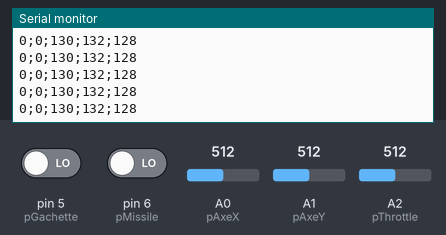
This sketch was run on a simulated Arduino Uno, built with avr-gcc and run on an emulated ATmega328P. On the bench: the last lines printed to the serial monitor. Inputs (shaded band) come from the test bench; at power-on: A2 (pThrottle) = 512, pin 5 (pGachette) LOW, pin 6 (pMissile) LOW, A0 (pAxeX) = 512, A1 (pAxeY) = 512.

Above: at 1.2 s.
1.3 s: A2 (pThrottle) set to 408
At 2.0 s:
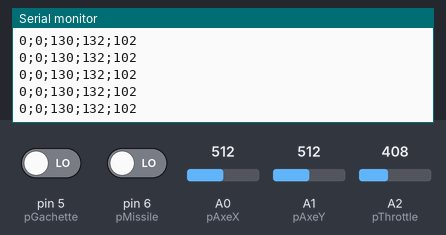
4.3 s: A2 (pThrottle) set to 388
At 5.3 s:
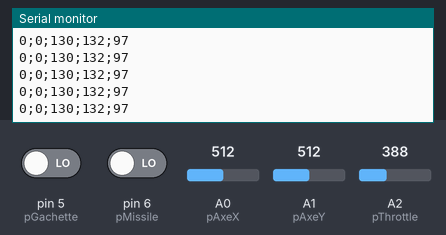
Timing chart, 0 to 7.3 s (numbered marks = the images above; inputs shaded):
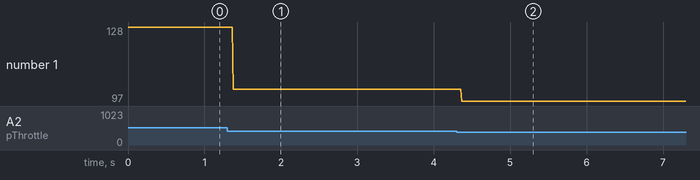

Measured:
- after the input at 1.3 s, the serial monitor: prints a new line after 0.08 s (image 1)
- after the input at 4.3 s, the serial monitor: prints a new line after 0.07 s (image 2)
- plotted number 1: 128 → 102 after the input at 1.3 s, 102 → 97 after the input at 4.3 s

The sketch:

Joystick_Calibration_Tool_Ard.ino
```cpp
// Utilitaire de calibration du joystick prévu pour comuniquer avec le programme parallèlement développé en C# sur PC
// Le joystick correspond au setup retrouvé dans Joystick_UNOJoy_V2.ino

const short pAxeX = 14; // pin A0 | Fil orange (/!\ pas confondre avec Vcc)
const short pAxeY = 15; // pin A1 | Fil jaune
const short pThrottle = 16; // pin A2
const short pGachette = 5; // pin 5 | Fil blanc
const short pMissile = 6; // pin 6 | Fil bleu
const short pSecVcc = 2; // pin 2 | sert de second pin d'alimentation, utilisé pour la throttle


void setup()
{
  // setup des pins utilisé, voir plus bas
  setupPins();
  Serial.begin (9600);
}

void loop()
{
  // On récupère toutes les valeurs
  int vGachette = digitalRead(pGachette);
  int vMissile = digitalRead(pMissile);
  // Explications mapping et pertes des LSBs -> voir Joystick_UNOJoy_V2.ino
  int vAxeX = map(analogRead(pAxeX), 415, 605, 0, 1023) >> 2;
  int vAxeY = map(analogRead(pAxeY), 375, 640, 0, 1023) >> 2;
  int vThrottle = analogRead(pThrottle) >> 2;

  //On envoie maintenant toutes ces données
  String result = String(vGachette);
  result.concat(';');
  result.concat(vMissile);
  result.concat(';');
  result.concat(vAxeX);
  result.concat(';');
  result.concat(vAxeY);
  result.concat(';');
  result.concat(vThrottle);
  Serial.println(result);
  //Léger délai pour laisser le temps aux pins de se stabiliser en tension
  delay(1);
}

void setupPins(void)
{
  pinMode(pAxeX, INPUT);
  pinMode(pAxeY, INPUT);
  pinMode(pThrottle, INPUT);
  pinMode(pGachette, INPUT);
  pinMode(pMissile, INPUT);
  pinMode(pSecVcc, OUTPUT);
  digitalWrite(pSecVcc, HIGH);
}
```
